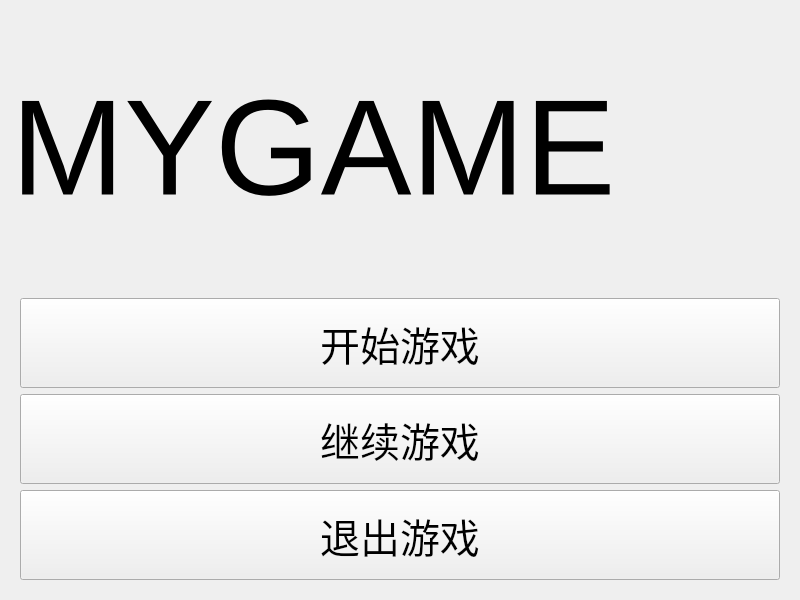
<?xml version="1.0" encoding="UTF-8"?>
<ui version="4.0">
 <class>BeginWindow</class>
 <widget class="QWidget" name="BeginWindow">
  <property name="geometry">
   <rect>
    <x>0</x>
    <y>0</y>
    <width>800</width>
    <height>600</height>
   </rect>
  </property>
  <property name="minimumSize">
   <size>
    <width>800</width>
    <height>600</height>
   </size>
  </property>
  <property name="windowTitle">
   <string>首页</string>
  </property>
  <layout class="QVBoxLayout" name="verticalLayout_2">
   <item>
    <widget class="QLabel" name="label">
     <property name="font">
      <font>
       <pointsize>102</pointsize>
      </font>
     </property>
     <property name="text">
      <string>MYGAME</string>
     </property>
    </widget>
   </item>
   <item>
    <widget class="QWidget" name="widget" native="true">
     <layout class="QVBoxLayout" name="verticalLayout">
      <item>
       <widget class="QPushButton" name="StartBtn">
        <property name="minimumSize">
         <size>
          <width>150</width>
          <height>90</height>
         </size>
        </property>
        <property name="font">
         <font>
          <pointsize>30</pointsize>
         </font>
        </property>
        <property name="text">
         <string>开始游戏</string>
        </property>
       </widget>
      </item>
      <item>
       <widget class="QPushButton" name="continueBtn">
        <property name="minimumSize">
         <size>
          <width>150</width>
          <height>90</height>
         </size>
        </property>
        <property name="font">
         <font>
          <pointsize>30</pointsize>
         </font>
        </property>
        <property name="text">
         <string>继续游戏</string>
        </property>
       </widget>
      </item>
      <item>
       <widget class="QPushButton" name="exitBtn">
        <property name="minimumSize">
         <size>
          <width>150</width>
          <height>90</height>
         </size>
        </property>
        <property name="font">
         <font>
          <pointsize>30</pointsize>
         </font>
        </property>
        <property name="text">
         <string>退出游戏</string>
        </property>
       </widget>
      </item>
     </layout>
    </widget>
   </item>
  </layout>
 </widget>
 <resources/>
 <connections/>
</ui>
